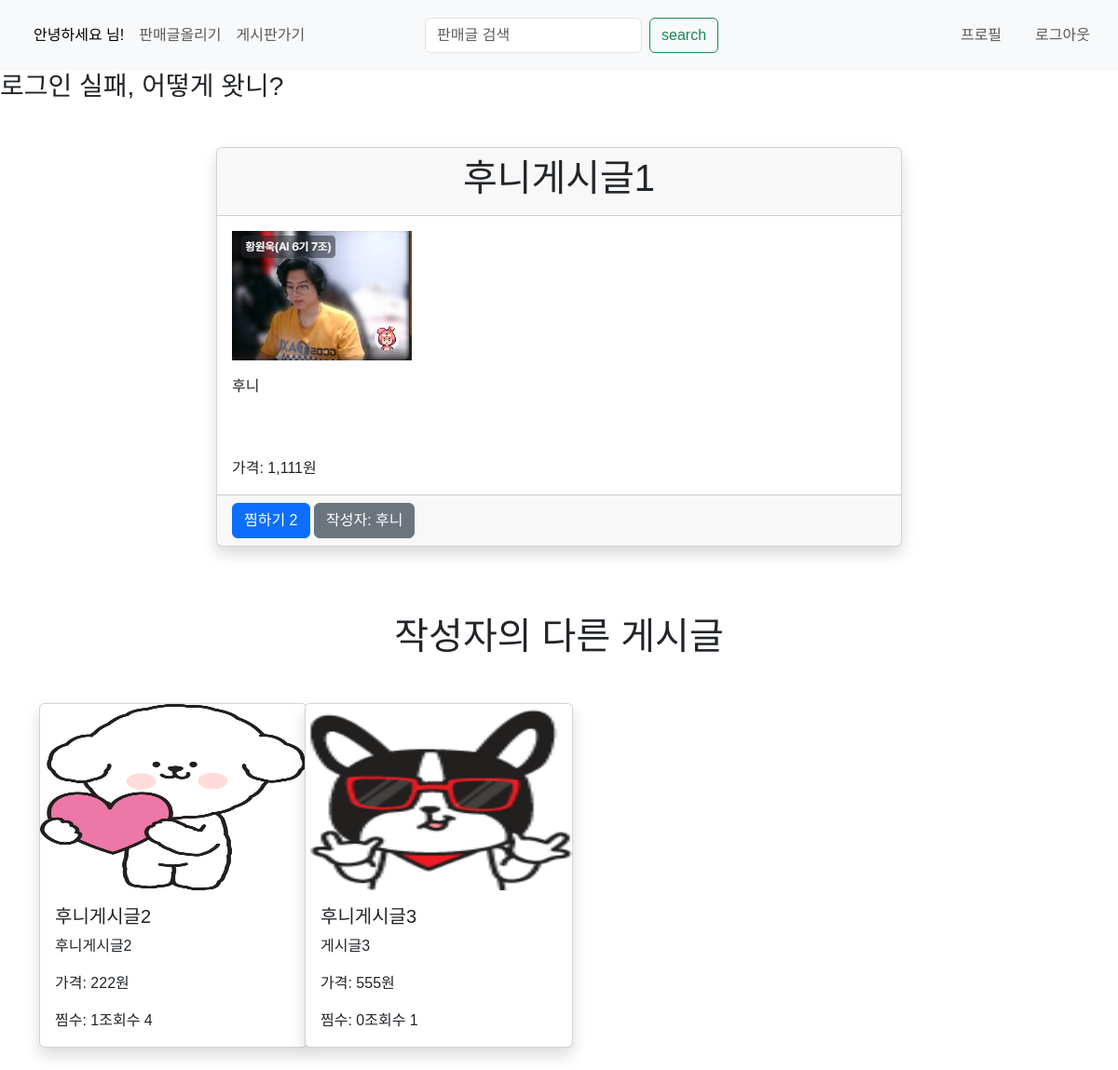
Screenshot of /products/post_detail/1/ with the database file from the repository.
### products/models.py (models this page shows)
class Products(models.Model):
    title = models.CharField(max_length=255)
    content = models.TextField()
    created_at = models.DateTimeField(auto_now_add=True)
    updated_at = models.DateTimeField(auto_now=True)
    post_count = models.IntegerField(default=0)
    price = models.DecimalField(max_digits=10, decimal_places=0)
    image = models.ImageField(upload_to="images/", blank=False)
    user = models.ForeignKey('accounts.CustomUser',
                             on_delete=models.CASCADE, related_name="user")
    def like_count(self):
        return self.like.count()

### accounts/models.py (models this page shows, shortened)
class CustomUser(AbstractUser):
    nickname = models.CharField(max_length=50, blank=True)
    image = models.ImageField(upload_to='profiles/', blank=True)
    like = models.ManyToManyField(Products, related_name='like')
    followers = models.ManyToManyField(
        'self', symmetrical=False, related_name='following', blank=True)

### products/views.py (the view)
# urls.py: path("post_detail/<int:pk>/", views.post_detail, name="post_detail"),
def post_detail(request, pk):
    product = get_object_or_404(Products, pk=pk)
    account = product.user
    product.post_count += 1
    product.save()
    other_products = account.user.exclude(id=pk)
    context = {
        'product': product,
        'pk': pk,
        'other_products': other_products,
    }
    return render(request, 'products/post_detail.html', context)

### products/templates/products/post_detail.html (shortened to what this page needs)
{% extends "base.html" %} {% load static %} {% load humanize %}
{% block contents %}
<div class="container mt-5">
  <div class="row">
    <div class="col-md-8 mx-auto">
      <div class="card shadow">
        <div class="card-header">
          <h1 class="card-title text-center">{{ product.title }}</h1>
        </div>
        <div class="card-body">
          {% if product.image %}
          <img
            src="{{ product.image.url }}"
            alt="Product Image"
            class="img-fluid mb-3"
          />
          {% endif %}
          <p class="card-text">{{ product.content }}</p></br></br>
          <p class="card-text">가격: {{ product.price|intcomma }}원</p>
        </div>
        <div class="card-footer">
          <div class="d-flex justify-content-between align-items-center">
            <div>
              <a
                href="{% url 'products:add_like' product.id %}"
                class="btn btn-primary"
                >찜하기 {{ product.like_count }}</a
              >
              <a
                href="{% url 'products:profile' product.user.id %}"
                class="btn btn-secondary"
                >작성자: {{ product.user.username }}</a
              >
            </div>
          </div>
        </div>
      </div>
    </div>
  </div>
</div>
<h1 style="text-align: center">작성자의 다른 게시글</h1>
<div class="container mt-5">
  <div class="row">
    {% for other_product in other_products %}
    <div class="col-md-3 mb-4">
      <div class="card shadow" style="width: 18rem">
        <a href="{% url 'products:post_detail' other_product.id %}">
          <img
            src="{{ other_product.image.url }}"
            class="card-img-top"
            alt="Product Image"
            style="height: 200px"
          />
        </a>
        <div class="card-body">
          <h5 class="card-title">{{ other_product.title }}</h5>
          <p class="card-text">{{ other_product.content|truncatechars:50 }}</p>
          <p class="card-text">가격: {{ other_product.price|intcomma }}원</p>
          <p class="card-text">찜수: {{ other_product.like_count }}조회수 {{other_product.post_count}}</p>
        </div>
      </div>
    </div>
    {% empty %}
    <div class="col-md-12">
      <div class="alert alert-info text-center" role="alert">
        작성자의 다른 글이 없습니다.
      </div>
    </div>
    {% endfor %}
  </div>
</div>
{% endblock contents %}

### templates/base.html (style rules this page uses)
body, html { font-family: "CustomFont", sans-serif; }

### rows the page displays
Products: title "후니게시글1", image (picture), content "후니", price "1,111", like_count "2", user.username "후니"
Products: image (picture), title "후니게시글2", content "후니게시글2", price "222", like_count "1", post_count "4"
Products: image (picture), title "후니게시글3", content "게시글3", price "555", like_count "0", post_count "1"
